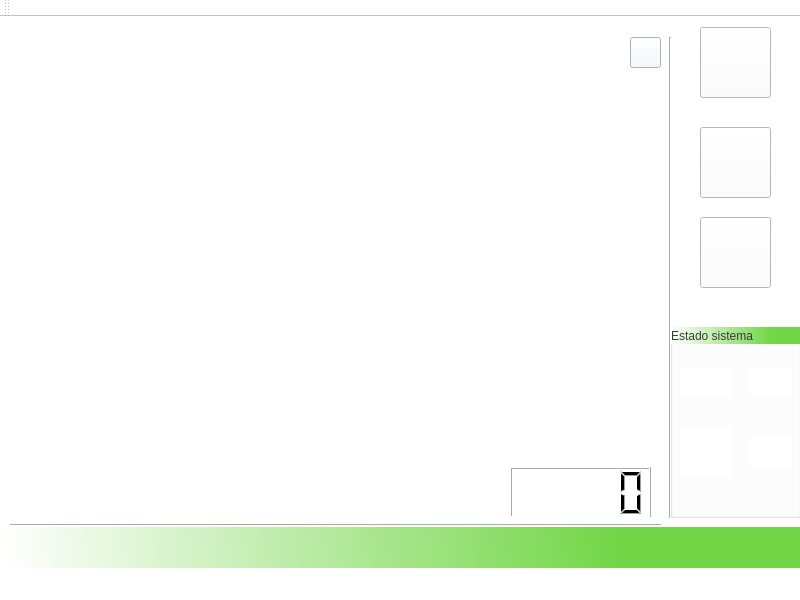
<?xml version="1.0" encoding="UTF-8"?>
<ui version="4.0">
 <class>GuiApp</class>
 <widget class="QMainWindow" name="GuiApp">
  <property name="geometry">
   <rect>
    <x>0</x>
    <y>0</y>
    <width>800</width>
    <height>600</height>
   </rect>
  </property>
  <property name="baseSize">
   <size>
    <width>0</width>
    <height>0</height>
   </size>
  </property>
  <property name="windowTitle">
   <string>GuiApp</string>
  </property>
  <property name="toolTip">
   <string/>
  </property>
  <property name="autoFillBackground">
   <bool>false</bool>
  </property>
  <property name="styleSheet">
   <string notr="true">background-color: rgb(255, 255, 255);</string>
  </property>
  <widget class="QWidget" name="centralWidget">
   <widget class="QPushButton" name="calibrar">
    <property name="geometry">
     <rect>
      <x>700</x>
      <y>10</y>
      <width>71</width>
      <height>71</height>
     </rect>
    </property>
    <property name="toolTip">
     <string>Calibrar</string>
    </property>
    <property name="styleSheet">
     <string notr="true">background-image: url(:/resources/img/img/calib_icon64.png);</string>
    </property>
    <property name="text">
     <string/>
    </property>
   </widget>
   <widget class="QLCDNumber" name="lcdNumber">
    <property name="geometry">
     <rect>
      <x>510</x>
      <y>450</y>
      <width>141</width>
      <height>51</height>
     </rect>
    </property>
   </widget>
   <widget class="Line" name="line_2">
    <property name="geometry">
     <rect>
      <x>660</x>
      <y>20</y>
      <width>20</width>
      <height>481</height>
     </rect>
    </property>
    <property name="orientation">
     <enum>Qt::Vertical</enum>
    </property>
   </widget>
   <widget class="QLabel" name="impresion">
    <property name="geometry">
     <rect>
      <x>20</x>
      <y>20</y>
      <width>640</width>
      <height>480</height>
     </rect>
    </property>
    <property name="font">
     <font>
      <pointsize>72</pointsize>
     </font>
    </property>
    <property name="styleSheet">
     <string notr="true">border-color: rgb(59, 58, 54);</string>
    </property>
    <property name="lineWidth">
     <number>1</number>
    </property>
    <property name="text">
     <string/>
    </property>
   </widget>
   <widget class="QLabel" name="alternativa">
    <property name="geometry">
     <rect>
      <x>20</x>
      <y>350</y>
      <width>171</width>
      <height>151</height>
     </rect>
    </property>
    <property name="styleSheet">
     <string notr="true">border-color: rgb(59, 58, 54);</string>
    </property>
    <property name="text">
     <string/>
    </property>
   </widget>
   <widget class="Line" name="line">
    <property name="geometry">
     <rect>
      <x>10</x>
      <y>500</y>
      <width>651</width>
      <height>16</height>
     </rect>
    </property>
    <property name="orientation">
     <enum>Qt::Horizontal</enum>
    </property>
   </widget>
   <widget class="QLabel" name="label">
    <property name="geometry">
     <rect>
      <x>680</x>
      <y>0</y>
      <width>81</width>
      <height>531</height>
     </rect>
    </property>
    <property name="styleSheet">
     <string notr="true"/>
    </property>
    <property name="text">
     <string/>
    </property>
   </widget>
   <widget class="QPushButton" name="up">
    <property name="geometry">
     <rect>
      <x>700</x>
      <y>110</y>
      <width>71</width>
      <height>71</height>
     </rect>
    </property>
    <property name="toolTip">
     <string>Subir Kinect</string>
    </property>
    <property name="styleSheet">
     <string notr="true">background-image: url(:/resources/img/img/flarriba2.png);</string>
    </property>
    <property name="text">
     <string/>
    </property>
   </widget>
   <widget class="QPushButton" name="down">
    <property name="geometry">
     <rect>
      <x>700</x>
      <y>200</y>
      <width>71</width>
      <height>71</height>
     </rect>
    </property>
    <property name="toolTip">
     <string>Bajar Kinect</string>
    </property>
    <property name="styleSheet">
     <string notr="true">background-image: url(:/resources/img/img/flabajo2.png);</string>
    </property>
    <property name="text">
     <string/>
    </property>
   </widget>
   <widget class="QLabel" name="inferior">
    <property name="geometry">
     <rect>
      <x>0</x>
      <y>510</y>
      <width>801</width>
      <height>41</height>
     </rect>
    </property>
    <property name="styleSheet">
     <string notr="true">background-color: qlineargradient(spread:pad, x1:0.772512, y1:0.522, x2:0, y2:0.527045, stop:0 rgba(114, 214, 71, 255), stop:1 rgba(255, 255, 255, 255));
font: 75 11pt &quot;Ubuntu&quot;;</string>
    </property>
    <property name="frameShape">
     <enum>QFrame::NoFrame</enum>
    </property>
    <property name="frameShadow">
     <enum>QFrame::Plain</enum>
    </property>
    <property name="text">
     <string/>
    </property>
    <property name="margin">
     <number>2</number>
    </property>
    <property name="indent">
     <number>1</number>
    </property>
   </widget>
   <widget class="QGroupBox" name="groupBox">
    <property name="geometry">
     <rect>
      <x>670</x>
      <y>310</y>
      <width>131</width>
      <height>191</height>
     </rect>
    </property>
    <property name="styleSheet">
     <string notr="true"/>
    </property>
    <property name="title">
     <string/>
    </property>
    <widget class="QLabel" name="label_5">
     <property name="geometry">
      <rect>
       <x>10</x>
       <y>100</y>
       <width>51</width>
       <height>51</height>
      </rect>
     </property>
     <property name="styleSheet">
      <string notr="true">border-image: url(:/resources/img/img/Fotografiar48.png);</string>
     </property>
     <property name="text">
      <string/>
     </property>
    </widget>
    <widget class="QLabel" name="label_4">
     <property name="geometry">
      <rect>
       <x>10</x>
       <y>40</y>
       <width>51</width>
       <height>31</height>
      </rect>
     </property>
     <property name="styleSheet">
      <string notr="true">image: url(:/resources/img/img/btgreen24.png);</string>
     </property>
     <property name="text">
      <string/>
     </property>
    </widget>
    <widget class="QLabel" name="btLED">
     <property name="geometry">
      <rect>
       <x>80</x>
       <y>40</y>
       <width>41</width>
       <height>31</height>
      </rect>
     </property>
     <property name="toolTip">
      <string>Apagado</string>
     </property>
     <property name="styleSheet">
      <string notr="true">image: url(:/resources/img/img/gray-led16.png);</string>
     </property>
     <property name="text">
      <string/>
     </property>
    </widget>
    <widget class="QLabel" name="okLED">
     <property name="geometry">
      <rect>
       <x>80</x>
       <y>110</y>
       <width>41</width>
       <height>31</height>
      </rect>
     </property>
     <property name="toolTip">
      <string>Sin calibrar</string>
     </property>
     <property name="styleSheet">
      <string notr="true">image: url(:/resources/img/img/gray-led16.png);</string>
     </property>
     <property name="text">
      <string/>
     </property>
    </widget>
    <widget class="QLabel" name="label_6">
     <property name="geometry">
      <rect>
       <x>0</x>
       <y>0</y>
       <width>131</width>
       <height>17</height>
      </rect>
     </property>
     <property name="styleSheet">
      <string notr="true">background-color: qlineargradient(spread:pad, x1:0.772512, y1:0.522, x2:0, y2:0.527045, stop:0 rgba(114, 214, 71, 255), stop:1 rgba(255, 255, 255, 255));
color: rgb(59, 58, 54);</string>
     </property>
     <property name="text">
      <string>Estado sistema</string>
     </property>
     <property name="textFormat">
      <enum>Qt::PlainText</enum>
     </property>
     <property name="margin">
      <number>2</number>
     </property>
     <property name="indent">
      <number>1</number>
     </property>
    </widget>
   </widget>
   <widget class="QPushButton" name="reconnect">
    <property name="geometry">
     <rect>
      <x>630</x>
      <y>20</y>
      <width>31</width>
      <height>31</height>
     </rect>
    </property>
    <property name="styleSheet">
     <string notr="true">border-color: rgb(0, 0, 0);
background-color: rgb(243, 246, 255);</string>
    </property>
    <property name="text">
     <string/>
    </property>
    <property name="icon">
     <iconset resource="fuentes.qrc">
      <normaloff>:/resources/img/img/tryagain.gif</normaloff>:/resources/img/img/tryagain.gif</iconset>
    </property>
   </widget>
   <widget class="QLabel" name="label_2">
    <property name="geometry">
     <rect>
      <x>460</x>
      <y>300</y>
      <width>71</width>
      <height>41</height>
     </rect>
    </property>
    <property name="styleSheet">
     <string notr="true">font: 75 12pt &quot;Ubuntu&quot;;
color: rgb(59, 58, 54);</string>
    </property>
    <property name="text">
     <string/>
    </property>
   </widget>
   <zorder>label</zorder>
   <zorder>calibrar</zorder>
   <zorder>line_2</zorder>
   <zorder>impresion</zorder>
   <zorder>lcdNumber</zorder>
   <zorder>alternativa</zorder>
   <zorder>line</zorder>
   <zorder>up</zorder>
   <zorder>down</zorder>
   <zorder>inferior</zorder>
   <zorder>groupBox</zorder>
   <zorder>reconnect</zorder>
   <zorder>label_2</zorder>
  </widget>
  <widget class="QToolBar" name="mainToolBar">
   <attribute name="toolBarArea">
    <enum>TopToolBarArea</enum>
   </attribute>
   <attribute name="toolBarBreak">
    <bool>false</bool>
   </attribute>
  </widget>
  <widget class="QStatusBar" name="statusBar"/>
  <widget class="QMenuBar" name="menuBar">
   <property name="geometry">
    <rect>
     <x>0</x>
     <y>0</y>
     <width>800</width>
     <height>25</height>
    </rect>
   </property>
  </widget>
 </widget>
 <layoutdefault spacing="6" margin="11"/>
 <resources>
  <include location="fuentes.qrc"/>
 </resources>
 <connections/>
</ui>
